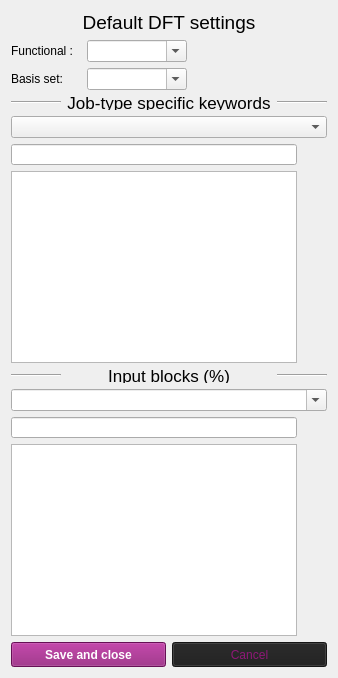
      <widget class="QWidget" name="tab_8">
       <attribute name="title">
        <string>ORCA</string>
       </attribute>
       <layout class="QGridLayout" name="gridLayout_2">
        <item row="0" column="0">
         <layout class="QGridLayout" name="gridLayout_23">
          <item row="0" column="0">
           <spacer name="horizontalSpacer_23">
            <property name="orientation">
             <enum>Qt::Horizontal</enum>
            </property>
            <property name="sizeHint" stdset="0">
             <size>
              <width>40</width>
              <height>20</height>
             </size>
            </property>
           </spacer>
          </item>
          <item row="0" column="1">
           <widget class="QLabel" name="DFT_label_6">
            <property name="sizePolicy">
             <sizepolicy hsizetype="Expanding" vsizetype="Preferred">
              <horstretch>100</horstretch>
              <verstretch>0</verstretch>
             </sizepolicy>
            </property>
            <property name="minimumSize">
             <size>
              <width>100</width>
              <height>0</height>
             </size>
            </property>
            <property name="maximumSize">
             <size>
              <width>300</width>
              <height>31</height>
             </size>
            </property>
            <property name="font">
             <font>
              <pointsize>14</pointsize>
             </font>
            </property>
            <property name="text">
             <string>Default DFT settings</string>
            </property>
            <property name="alignment">
             <set>Qt::AlignCenter</set>
            </property>
           </widget>
          </item>
          <item row="0" column="2">
           <spacer name="horizontalSpacer_24">
            <property name="orientation">
             <enum>Qt::Horizontal</enum>
            </property>
            <property name="sizeHint" stdset="0">
             <size>
              <width>40</width>
              <height>20</height>
             </size>
            </property>
           </spacer>
          </item>
         </layout>
        </item>
        <item row="1" column="0">
         <layout class="QGridLayout" name="gridLayout_24">
          <item row="0" column="0">
           <widget class="QLabel" name="funct_label_5">
            <property name="minimumSize">
             <size>
              <width>70</width>
              <height>0</height>
             </size>
            </property>
            <property name="maximumSize">
             <size>
              <width>70</width>
              <height>16777215</height>
             </size>
            </property>
            <property name="text">
             <string>Functional :</string>
            </property>
           </widget>
          </item>
          <item row="1" column="1">
           <widget class="QComboBox" name="basis1_comboBox_orca">
            <property name="minimumSize">
             <size>
              <width>100</width>
              <height>0</height>
             </size>
            </property>
            <property name="maximumSize">
             <size>
              <width>16777215</width>
              <height>16777215</height>
             </size>
            </property>
            <property name="editable">
             <bool>true</bool>
            </property>
           </widget>
          </item>
          <item row="0" column="1">
           <widget class="QComboBox" name="comboBox_funct_orca">
            <property name="minimumSize">
             <size>
              <width>100</width>
              <height>0</height>
             </size>
            </property>
            <property name="maximumSize">
             <size>
              <width>16777215</width>
              <height>16777215</height>
             </size>
            </property>
            <property name="editable">
             <bool>true</bool>
            </property>
           </widget>
          </item>
          <item row="1" column="0">
           <widget class="QLabel" name="basis_label_5">
            <property name="minimumSize">
             <size>
              <width>70</width>
              <height>0</height>
             </size>
            </property>
            <property name="maximumSize">
             <size>
              <width>70</width>
              <height>16777215</height>
             </size>
            </property>
            <property name="text">
             <string>Basis set:</string>
            </property>
           </widget>
          </item>
          <item row="0" column="2">
           <spacer name="horizontalSpacer_6">
            <property name="orientation">
             <enum>Qt::Horizontal</enum>
            </property>
            <property name="sizeHint" stdset="0">
             <size>
              <width>40</width>
              <height>20</height>
             </size>
            </property>
           </spacer>
          </item>
          <item row="1" column="2">
           <spacer name="horizontalSpacer_8">
            <property name="orientation">
             <enum>Qt::Horizontal</enum>
            </property>
            <property name="sizeHint" stdset="0">
             <size>
              <width>40</width>
              <height>20</height>
             </size>
            </property>
           </spacer>
          </item>
         </layout>
        </item>
        <item row="2" column="0">
         <layout class="QHBoxLayout" name="horizontalLayout_17">
          <item>
           <widget class="Line" name="line_25">
            <property name="minimumSize">
             <size>
              <width>50</width>
              <height>0</height>
             </size>
            </property>
            <property name="maximumSize">
             <size>
              <width>50</width>
              <height>16777215</height>
             </size>
            </property>
            <property name="orientation">
             <enum>Qt::Horizontal</enum>
            </property>
           </widget>
          </item>
          <item>
           <widget class="QLabel" name="DFT_label_14">
            <property name="sizePolicy">
             <sizepolicy hsizetype="Expanding" vsizetype="Preferred">
              <horstretch>150</horstretch>
              <verstretch>0</verstretch>
             </sizepolicy>
            </property>
            <property name="minimumSize">
             <size>
              <width>120</width>
              <height>0</height>
             </size>
            </property>
            <property name="maximumSize">
             <size>
              <width>300</width>
              <height>14</height>
             </size>
            </property>
            <property name="font">
             <font>
              <pointsize>13</pointsize>
             </font>
            </property>
            <property name="text">
             <string>Job-type specific keywords</string>
            </property>
            <property name="alignment">
             <set>Qt::AlignCenter</set>
            </property>
           </widget>
          </item>
          <item>
           <widget class="Line" name="line_26">
            <property name="minimumSize">
             <size>
              <width>50</width>
              <height>0</height>
             </size>
            </property>
            <property name="maximumSize">
             <size>
              <width>50</width>
              <height>16777215</height>
             </size>
            </property>
            <property name="orientation">
             <enum>Qt::Horizontal</enum>
            </property>
           </widget>
          </item>
         </layout>
        </item>
        <item row="3" column="0">
         <layout class="QVBoxLayout" name="verticalLayout_18">
          <item>
           <widget class="QComboBox" name="job_type_comboBox_orca">
            <property name="minimumSize">
             <size>
              <width>100</width>
              <height>0</height>
             </size>
            </property>
            <property name="maximumSize">
             <size>
              <width>16777215</width>
              <height>16777215</height>
             </size>
            </property>
            <property name="editable">
             <bool>false</bool>
            </property>
           </widget>
          </item>
          <item>
           <layout class="QGridLayout" name="gridLayout_25">
            <item row="0" column="0">
             <widget class="QLineEdit" name="jobspec_keywords_orca">
              <property name="minimumSize">
               <size>
                <width>190</width>
                <height>21</height>
               </size>
              </property>
              <property name="maximumSize">
               <size>
                <width>16777215</width>
                <height>21</height>
               </size>
              </property>
              <property name="font">
               <font>
                <italic>true</italic>
               </font>
              </property>
              <property name="text">
               <string/>
              </property>
             </widget>
            </item>
            <item row="1" column="0">
             <widget class="QListWidget" name="add_jobspec_orca_list">
              <property name="minimumSize">
               <size>
                <width>190</width>
                <height>50</height>
               </size>
              </property>
              <property name="maximumSize">
               <size>
                <width>16777215</width>
                <height>16777215</height>
               </size>
              </property>
             </widget>
            </item>
            <item row="1" column="1">
             <layout class="QVBoxLayout" name="verticalLayout_19">
              <item>
               <widget class="QPushButton" name="add_1_orca">
                <property name="minimumSize">
                 <size>
                  <width>24</width>
                  <height>24</height>
                 </size>
                </property>
                <property name="maximumSize">
                 <size>
                  <width>24</width>
                  <height>24</height>
                 </size>
                </property>
                <property name="text">
                 <string/>
                </property>
                <property name="icon">
                 <iconset>
                  <normaloff>:/24x24/resources/icons/arrow-plus.png</normaloff>:/24x24/resources/icons/arrow-plus.png</iconset>
                </property>
                <property name="iconSize">
                 <size>
                  <width>24</width>
                  <height>24</height>
                 </size>
                </property>
                <property name="flat">
                 <bool>true</bool>
                </property>
               </widget>
              </item>
              <item>
               <widget class="QPushButton" name="del_1_orca">
                <property name="minimumSize">
                 <size>
                  <width>24</width>
                  <height>24</height>
                 </size>
                </property>
                <property name="maximumSize">
                 <size>
                  <width>24</width>
                  <height>24</height>
                 </size>
                </property>
                <property name="text">
                 <string/>
                </property>
                <property name="icon">
                 <iconset>
                  <normaloff>:/24x24/resources/icons/arrow-minus.png</normaloff>:/24x24/resources/icons/arrow-minus.png</iconset>
                </property>
                <property name="iconSize">
                 <size>
                  <width>24</width>
                  <height>24</height>
                 </size>
                </property>
                <property name="flat">
                 <bool>true</bool>
                </property>
               </widget>
              </item>
             </layout>
            </item>
           </layout>
          </item>
         </layout>
        </item>
        <item row="4" column="0">
         <layout class="QHBoxLayout" name="horizontalLayout_18">
          <item>
           <widget class="Line" name="line_27">
            <property name="minimumSize">
             <size>
              <width>50</width>
              <height>0</height>
             </size>
            </property>
            <property name="maximumSize">
             <size>
              <width>50</width>
              <height>16777215</height>
             </size>
            </property>
            <property name="orientation">
             <enum>Qt::Horizontal</enum>
            </property>
           </widget>
          </item>
          <item>
           <widget class="QLabel" name="DFT_label_15">
            <property name="sizePolicy">
             <sizepolicy hsizetype="Expanding" vsizetype="Preferred">
              <horstretch>150</horstretch>
              <verstretch>0</verstretch>
             </sizepolicy>
            </property>
            <property name="minimumSize">
             <size>
              <width>120</width>
              <height>0</height>
             </size>
            </property>
            <property name="maximumSize">
             <size>
              <width>300</width>
              <height>14</height>
             </size>
            </property>
            <property name="font">
             <font>
              <pointsize>13</pointsize>
             </font>
            </property>
            <property name="text">
             <string>Input blocks (%)</string>
            </property>
            <property name="alignment">
             <set>Qt::AlignCenter</set>
            </property>
           </widget>
          </item>
          <item>
           <widget class="Line" name="line_28">
            <property name="minimumSize">
             <size>
              <width>50</width>
              <height>0</height>
             </size>
            </property>
            <property name="maximumSize">
             <size>
              <width>50</width>
              <height>16777215</height>
             </size>
            </property>
            <property name="orientation">
             <enum>Qt::Horizontal</enum>
            </property>
           </widget>
          </item>
         </layout>
        </item>
        <item row="5" column="0">
         <layout class="QVBoxLayout" name="verticalLayout_20">
          <item>
           <widget class="QComboBox" name="inputblock_orca">
            <property name="minimumSize">
             <size>
              <width>100</width>
              <height>0</height>
             </size>
            </property>
            <property name="maximumSize">
             <size>
              <width>16777215</width>
              <height>16777215</height>
             </size>
            </property>
            <property name="editable">
             <bool>true</bool>
            </property>
           </widget>
          </item>
          <item>
           <layout class="QGridLayout" name="gridLayout_26">
            <item row="0" column="0">
             <widget class="QLineEdit" name="additionalblock_orca">
              <property name="minimumSize">
               <size>
                <width>190</width>
                <height>21</height>
               </size>
              </property>
              <property name="maximumSize">
               <size>
                <width>16777215</width>
                <height>21</height>
               </size>
              </property>
              <property name="font">
               <font>
                <italic>true</italic>
               </font>
              </property>
              <property name="text">
               <string/>
              </property>
             </widget>
            </item>
            <item row="1" column="0">
             <widget class="QListWidget" name="add_list2_orca">
              <property name="minimumSize">
               <size>
                <width>190</width>
                <height>50</height>
               </size>
              </property>
              <property name="maximumSize">
               <size>
                <width>16777215</width>
                <height>16777215</height>
               </size>
              </property>
             </widget>
            </item>
            <item row="1" column="1">
             <layout class="QVBoxLayout" name="verticalLayout_21">
              <item>
               <widget class="QPushButton" name="add_2_orca">
                <property name="minimumSize">
                 <size>
                  <width>24</width>
                  <height>24</height>
                 </size>
                </property>
                <property name="maximumSize">
                 <size>
                  <width>24</width>
                  <height>24</height>
                 </size>
                </property>
                <property name="text">
                 <string/>
                </property>
                <property name="icon">
                 <iconset>
                  <normaloff>:/24x24/resources/icons/arrow-plus.png</normaloff>:/24x24/resources/icons/arrow-plus.png</iconset>
                </property>
                <property name="iconSize">
                 <size>
                  <width>24</width>
                  <height>24</height>
                 </size>
                </property>
                <property name="flat">
                 <bool>true</bool>
                </property>
               </widget>
              </item>
              <item>
               <widget class="QPushButton" name="del_2_orca">
                <property name="minimumSize">
                 <size>
                  <width>24</width>
                  <height>24</height>
                 </size>
                </property>
                <property name="maximumSize">
                 <size>
                  <width>24</width>
                  <height>24</height>
                 </size>
                </property>
                <property name="text">
                 <string/>
                </property>
                <property name="icon">
                 <iconset>
                  <normaloff>:/24x24/resources/icons/arrow-minus.png</normaloff>:/24x24/resources/icons/arrow-minus.png</iconset>
                </property>
                <property name="iconSize">
                 <size>
                  <width>24</width>
                  <height>24</height>
                 </size>
                </property>
                <property name="flat">
                 <bool>true</bool>
                </property>
               </widget>
              </item>
             </layout>
            </item>
           </layout>
          </item>
         </layout>
        </item>
        <item row="6" column="0">
         <layout class="QHBoxLayout" name="horizontalLayout_19">
          <item>
           <widget class="QPushButton" name="save_button_1">
            <property name="minimumSize">
             <size>
              <width>100</width>
              <height>25</height>
             </size>
            </property>
            <property name="maximumSize">
             <size>
              <width>16777215</width>
              <height>16777215</height>
             </size>
            </property>
            <property name="font">
             <font>
              <weight>75</weight>
              <bold>true</bold>
             </font>
            </property>
            <property name="styleSheet">
             <string notr="true">QPushButton {
     background-color: rgb(143, 23, 119);
       color: white;
 }
 QPushButton:hover{
 background-color:rgb(143, 23, 119);
 border-style: outset;
 border-width: 0px;
 /*border-color: rgb(12, 103, 213);*/
 }
 QPushButton:pressed
 {
 /*background-color:rgb(17, 145, 255);
  color: black*/
  background-color: rgb(42, 42, 42);
 }
 QListWidget{
 background-color: rgb(20,20,20);
 border:None;
 margin-top:0px;
 margin-left:0px;
 margin-right:0px;
 }</string>
            </property>
            <property name="text">
             <string>Save and close</string>
            </property>
           </widget>
          </item>
          <item>
           <widget class="QPushButton" name="cancel_button_1">
            <property name="minimumSize">
             <size>
              <width>100</width>
              <height>25</height>
             </size>
            </property>
            <property name="maximumSize">
             <size>
              <width>16777215</width>
              <height>25</height>
             </size>
            </property>
            <property name="styleSheet">
             <string notr="true">

QPushButton {
	/*background-color:rgb(98, 114, 164);*/
	background-color: rgb(30,30,30);
	color: rgb(143,23,119);
	

}

QPushButton:hover
{
   	background-color: rgb(40, 40, 40);
	/*color:rgb(20,20,20);*/
	border-style: outset;
	border-width: 2px;
	border-color: rgb(143,23,119);

}
QPushButton:pressed
{
	color: rgb(143, 23, 119);
	background-color: rgb(20, 20, 20);
}
</string>
            </property>
            <property name="text">
             <string>Cancel</string>
            </property>
           </widget>
          </item>
         </layout>
        </item>
       </layout>
      </widget>
